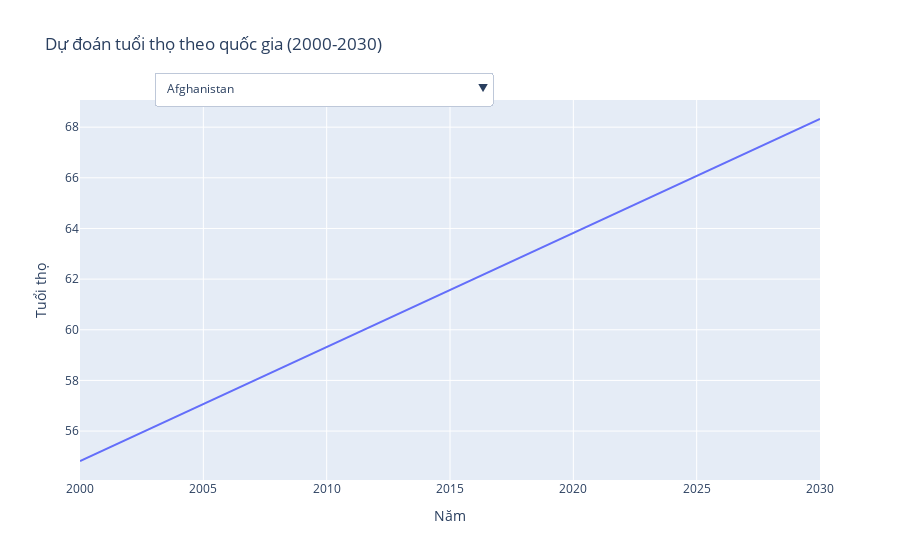

Notebook source saved alongside this figure:
### Code cell
fig = make_subplots(rows=1, cols=1, specs=[[{'type': 'scatter'}]])

# Tạo dữ liệu cho mỗi quốc gia
for i, country in enumerate(countries):
    country_data = df2[df2['Country'] == country]
    
    # Tạo mô hình linear regression
    X = country_data['Year'].values.reshape(-1, 1)
    y = country_data['Lifeexpectancy'].values
    model = LinearRegression()
    model.fit(X, y)
    
    # Dự đoán tuổi thọ cho các năm từ 2000 đến 2030
    years = np.arange(2000, 2031).reshape(-1, 1)
    predictions = model.predict(years)
    
    # Thêm dữ liệu vào biểu đồ
    fig.add_trace(
        go.Scatter(
            x=years.flatten(),
            y=predictions,
            mode='lines',
            name=country,
            visible=(i == 0)  # Chỉ hiển thị quốc gia đầu tiên ban đầu
        )
    )

# Cập nhật layout
fig.update_layout(
    title='Dự đoán tuổi thọ theo quốc gia (2000-2030)',
    xaxis_title='Năm',
    yaxis_title='Tuổi thọ',
    updatemenus=[{
        'buttons': [
            {
                'args': [{'visible': [i == j for j in range(len(countries))]}],
                'label': country,
                'method': 'update'
            } for i, country in enumerate(countries)
        ],
        'direction': 'down',
        'pad': {'r': 10, 't': 10},
        'showactive': True,
        'x': 0.1,
        'xanchor': 'left',
        'y': 1.1,
        'yanchor': 'top'
    }],
    showlegend=False
)

# Hiển thị biểu đồ
fig.show()
